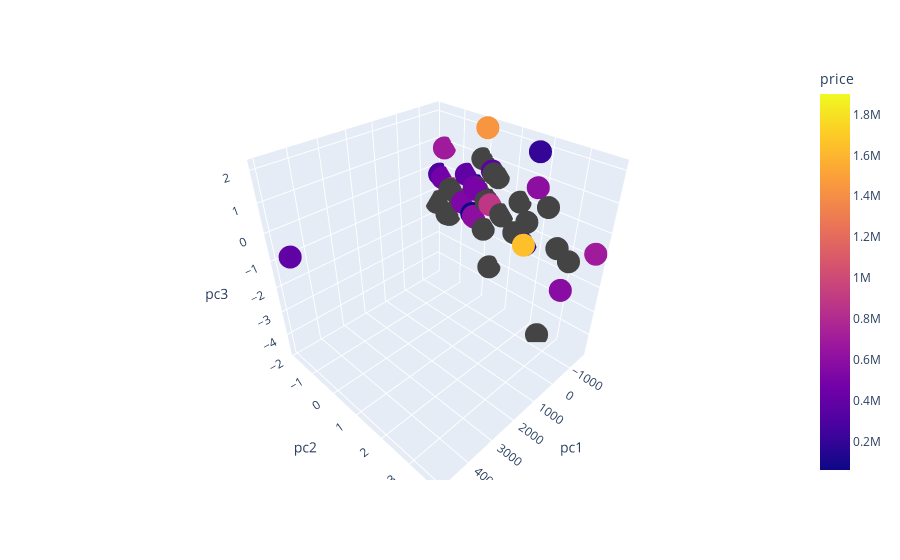

Notebook code for this chart:
### Code cell
# Create your plot
fig = px.scatter_3d(pca_dataframe.head(100), x="pc1", y="pc2", z="pc3", color="price")
fig.show()
